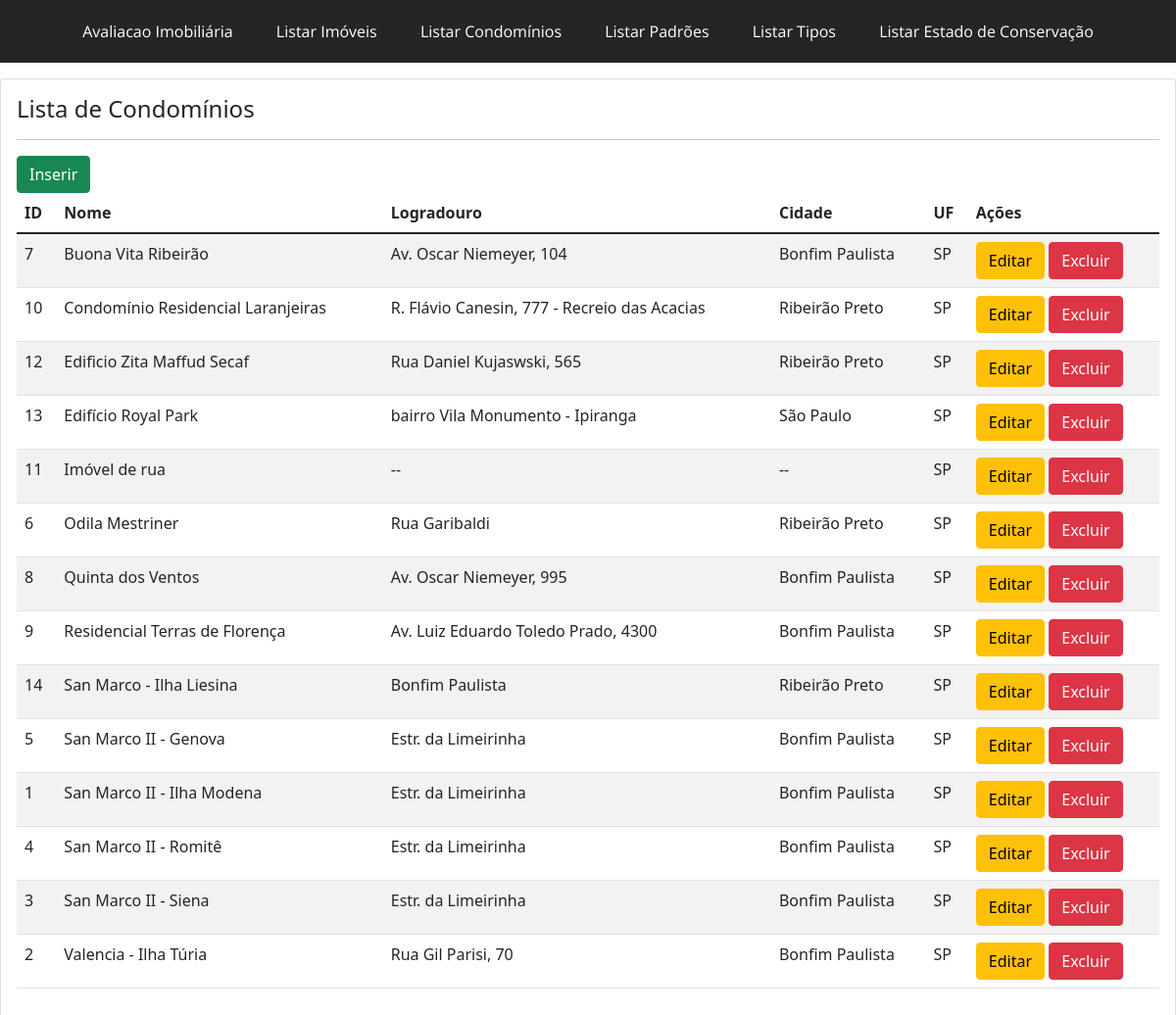
The page /condominio/ on the database as committed earlier.
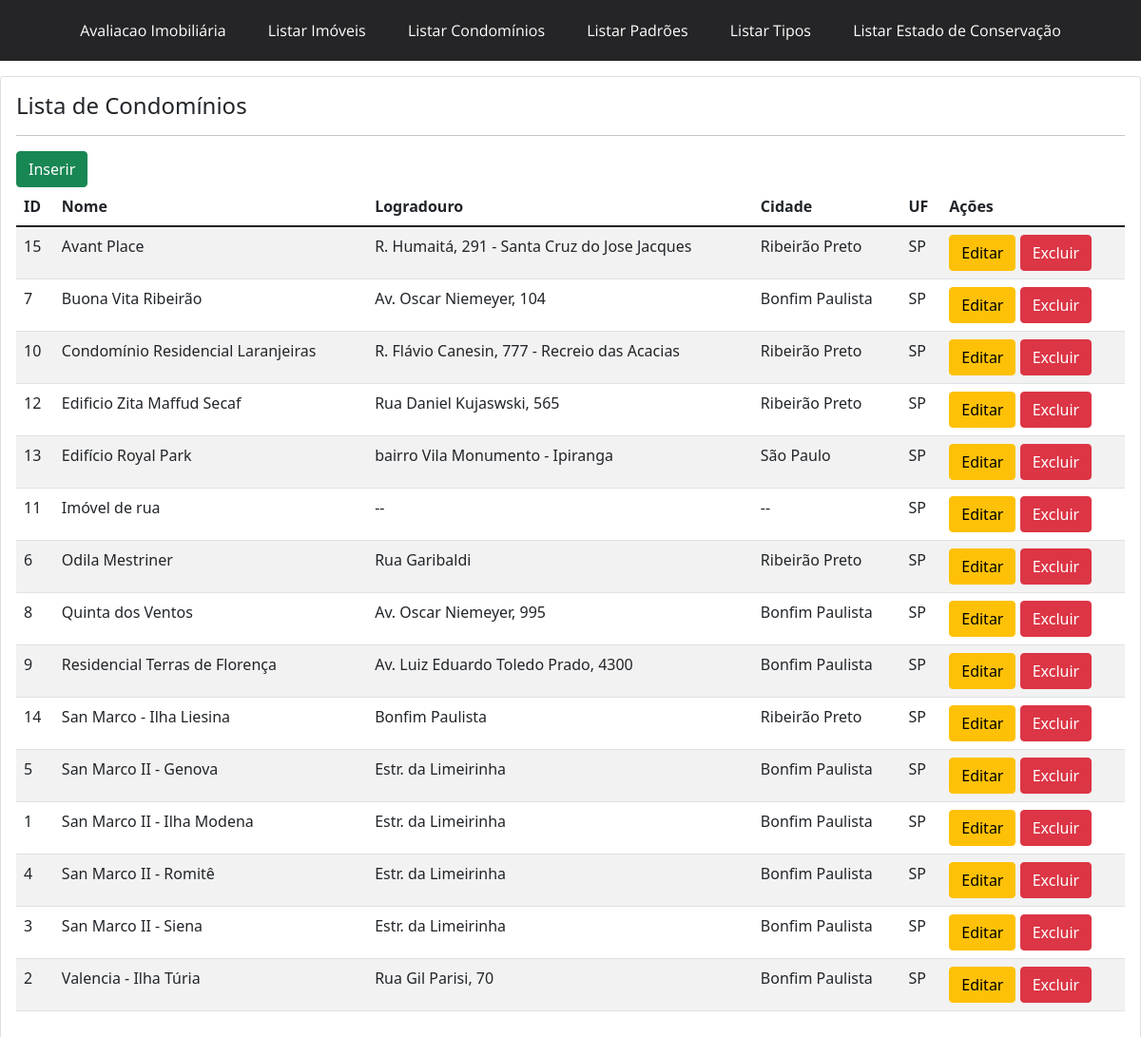
The same page on the database as committed later.
### portal/models.py (models this page shows, shortened)
class Nomecondominio(models.Model):
    nome = models.CharField(max_length=300)
    endereco = models.CharField(max_length=300, blank=True, null=True)
    cidade = models.CharField(max_length=100, blank=True, null=True)
    uf = models.CharField(db_column='UF', max_length=2, blank=True, null=True)  # Field name made lowercase.
    class Meta:
       ordering = ['nome']

### portal/views.py (the view)
# urls.py: path('condominio/', views.condominio, name='condominio'),
def condominio (request):
    condominio = Nomecondominio.objects.all()
    context = {
        'condominio': condominio
    }
    return render(request, 'portal/condominio.html', context)

### portal/templates/portal/condominio.html
{% extends 'base.html' %}
{% block content %}
<div class = "card">
<div class="card-body">
 <h4> Lista de Condomínios </h4>
 <hr>
<a class="btn btn-success" href="{% url 'cond_add' %}"> Inserir </a>
  <table class = "table table-striped">
      <thead>
        <tr>
            <th>ID</th>
            <th>Nome</th>
            <th>Logradouro</th>
            <th>Cidade</th>
            <th>UF</th>
            <th>Ações</th>
        </tr>
      </thead>
      <tbody>
         {%  for condominio in condominio %}
         <tr>
             <td>{{ condominio.id  }} </td>
             <td>{{ condominio.nome }}</td>
             <td>{{ condominio.endereco }}</td>
             <td>{{ condominio.cidade }}</td>
             <td>{{ condominio.uf }}</td>
             <td><a class ="btn btn-warning" href="{% url 'cond_edit' condominio.id %}" >Editar</a>
                 <a class ="btn btn-danger" href="{% url 'cond_delete' condominio.id %}" onclick="return confirm ('Tem certeza que deseja excluir este imóvel?')">Excluir</a>
             </td>
         </tr>
         {% endfor %}
      </tbody>
  </table>
</div>
</div>
{% endblock %}

Rows that differ between the two databases and show on the page:
added Nomecondominio: id "15", nome "Avant Place", endereco "R. Humaitá, 291 - Santa Cruz do Jose Jacques", cidade "Ribeirão Preto", uf "SP"
